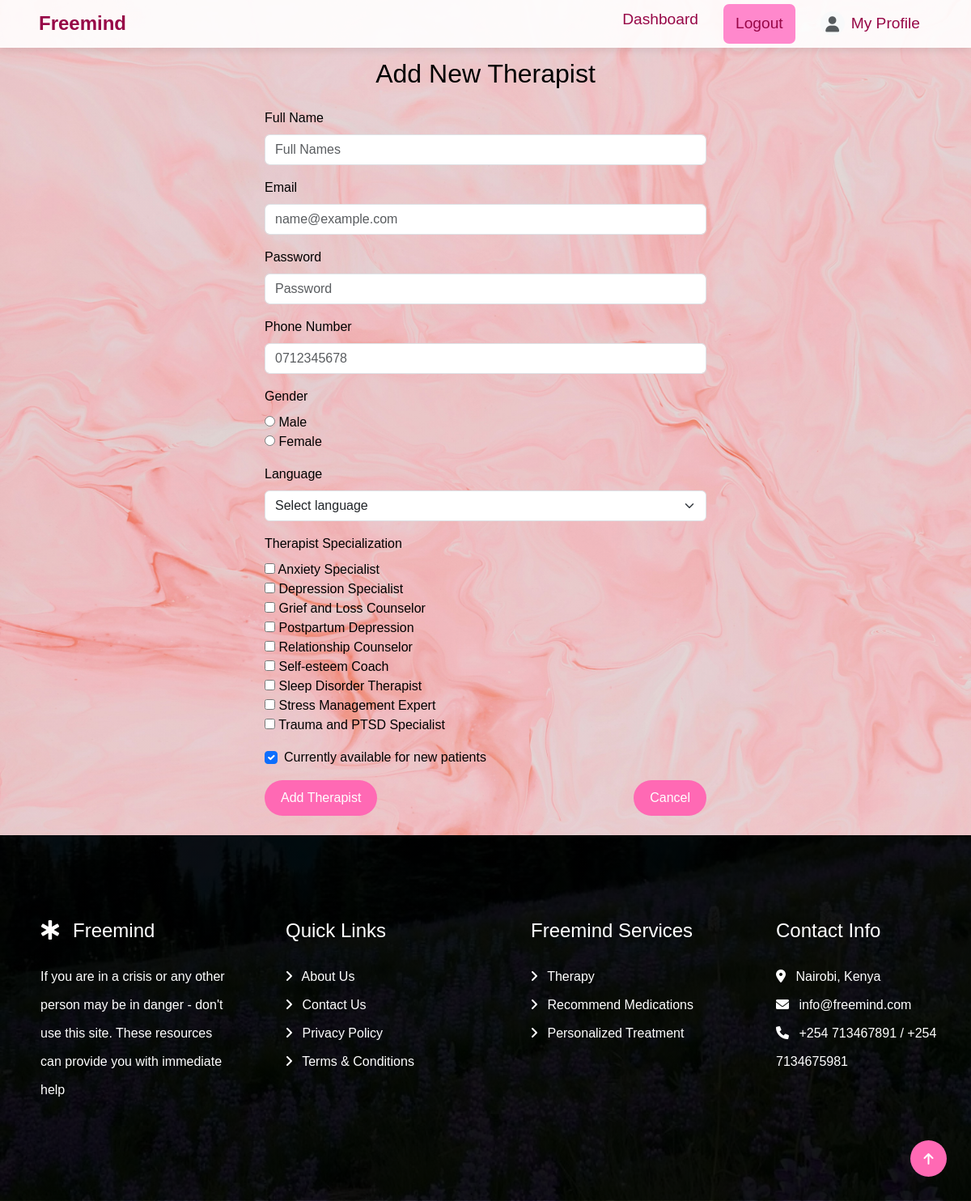
Screenshot of /users/admin/add_therapist/ (signed in) with the database file from the repository.
### users/models.py (models this page shows, shortened)
class Specialization(models.Model):
    name = models.CharField(max_length=100, unique=True)
    created_at = models.DateTimeField(default=timezone.now, editable=False) # Helpful for auditing
    class Meta:
        ordering = ['name']  # Always show in alphabetical order

### users/views.py (the view, shortened to what this page needs)
# urls.py: path('admin/add_therapist/', views.add_therapist, name='add_therapist'),
@login_required
@user_passes_test(is_admin)
def add_therapist(request):
    specializations = Specialization.objects.all()
    return render(request, 'users/add_therapist.html', {
        "specializations": specializations
    })

### users/views.py (called while the page is built)
def is_admin(user):
    return getattr(user, 'role', None) == 'admin'

### users/templates/users/add_therapist.html (shortened to what this page needs)
{% extends 'core/base.html' %}
{% load static %}
{% block content %}
<div class="container mt-5 d-flex justify-content-center">
  <div class="col-lg-6 col-md-8 col-sm-10">
    <h2 class="text-center mb-4">Add New Therapist</h2>
    <form id="therapistForm" method="post" action="{% url 'add_therapist' %}" novalidate>
        <div class="mb-3">
            <label for="full_name" class="form-label">Full Name</label>
            <input type="text" class="form-control" id="full_name" name="full_name" placeholder="Full Names"
                required minlength="2" maxlength="30" pattern="[A-Za-z\s]+"
                title="Only letters and spaces allowed (2-30 characters).">
        </div>
        <div class="mb-3">
            <label for="email" class="form-label">Email</label>
            <input type="email" class="form-control" id="email" name="email" placeholder="name@example.com" required>
        </div>
        <div class="mb-3">
            <label for="password" class="form-label">Password</label>
            <input type="password" class="form-control" id="password" name="password" placeholder="Password"
                required minlength="8" pattern="^(?=.*[A-Za-z])(?=.*\d)(?=.*[@$!%*?&])[A-Za-z\d@$!%*?&]{8,}$"
                title="At least 8 chars, 1 letter, 1 number, 1 special character.">
        </div>
        <div class="mb-3">
            <label for="phone" class="form-label">Phone Number</label>
            <input type="tel" class="form-control" id="phone" name="phone" placeholder="0712345678"
                required pattern="^\d{10,15}$" title="Only numbers allowed (10-15 digits).">
        </div>
        <div class="mb-3">
            <label class="form-label">Gender</label>
            <div>
                <input type="radio" id="male" name="gender" value="Male" required>
                <label for="male">Male</label>
            </div>
            <div>
                <input type="radio" id="female" name="gender" value="Female" required>
                <label for="female">Female</label>
            </div>
        </div>
        <div class="mb-3">
            <label for="language" class="form-label">Language</label>
            <select class="form-select" id="language" name="language" required>
                <option value="" disabled selected>Select language</option>
            </select>
        </div>
    <div class="mb-3">
        <label class="form-label">Therapist Specialization</label>
        <div>
            {% for spec in specializations %}
                <input type="checkbox" name="specializations" value="{{ spec.id }}"> {{ spec.name }}<br>
            {% endfor %}
        </div>
    </div>
        <div class="mb-3 form-check">
            <input type="checkbox" class="form-check-input" id="available" name="available" checked>
            <label class="form-check-label" for="available">Currently available for new patients</label>
        </div>
        <div class="d-flex justify-content-between">
            <button type="submit" class="btn btn-primary">Add Therapist</button>
            <a href="{% url 'admin_dashboard' %}" class="btn btn-outline-secondary">Cancel</a>
        </div>
    </form>
  </div>
</div>
{% endblock %}

### static/css/main.css (style rules this page uses)
body { font-family: Arial, sans-serif; display: flex; flex-direction: column; height: 100%; background: linear-gradient(rgba(128, 128, 128, 0.1), rgba(128, 128, 128, 0.1)), url("../img/chat.jpg") no-repeat center center/cover; background-size: cover; color:black; margin: 0; }
:root { --primary-pink: #ff66b2; --dark-pink: #970747; --light-pink: #ff88cc; --white: #ffffff; }
.btn { background-color: #ff69b4; border: none; color: white; padding: 10px 20px; font-size: 16px; border-radius: 30px; transition: all 0.3s ease-in-out; }
.btn-primary { background-color: #ff69b4 !important; border-color: #ff69b4 !important; }

### rows the page displays
Specialization: name "Anxiety Specialist"
Specialization: name "Depression Specialist"
Specialization: name "Grief and Loss Counselor"
Specialization: name "Postpartum Depression"
Specialization: name "Relationship Counselor"
Specialization: name "Self-esteem Coach"
Specialization: name "Sleep Disorder Therapist"
Specialization: name "Stress Management Expert"
Specialization: name "Trauma and PTSD Specialist"
